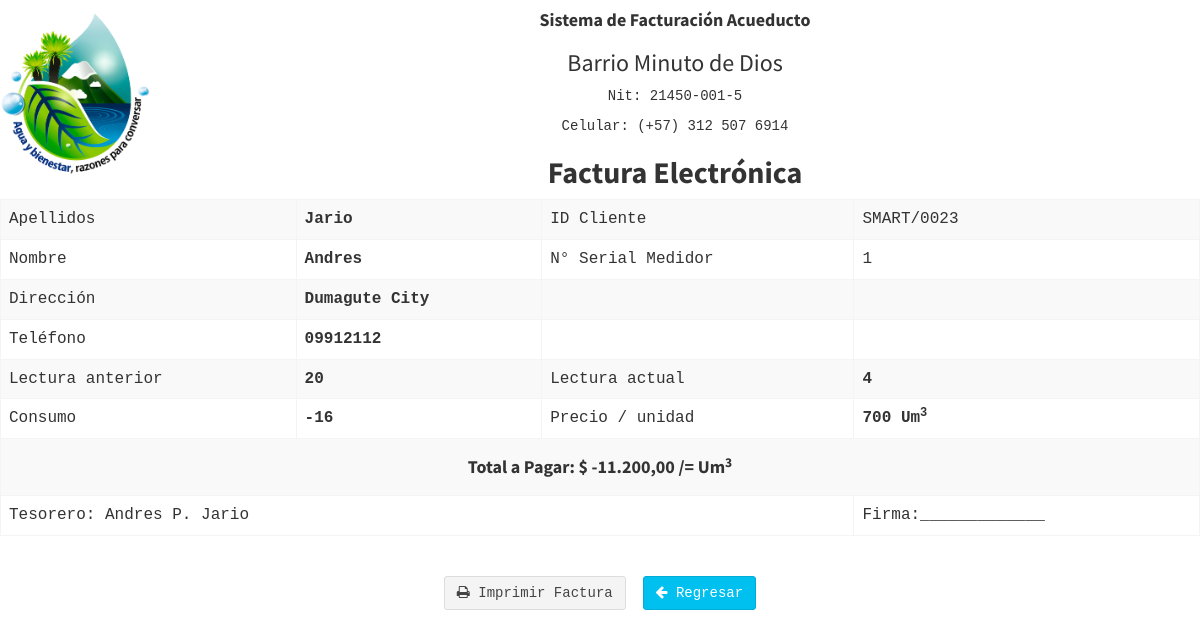
/admin/viewpayment.php?q=000283069174 (signed in), run on the app's committed database.
### tables this page shows
CREATE TABLE `tblclient` (
  `id` int(10) NOT NULL,
  `cnumber` varchar(250) NOT NULL,
  `lname` varchar(60) NOT NULL,
  `fname` varchar(60) NOT NULL,
  `mi` varchar(2) NOT NULL,
  `address` varchar(60) NOT NULL,
  `contact` varchar(15) NOT NULL,
  `created_on` varchar(100) NOT NULL,
  `status` int(11) NOT NULL,
  `meternum` varchar(100) NOT NULL,
  `todate` varchar(100) NOT NULL
);

CREATE TABLE `tblbill` (
  `id` int(10) NOT NULL,
  `cnumber` varchar(20) NOT NULL,
  `prev` varchar(20) NOT NULL,
  `pres` varchar(20) NOT NULL,
  `price` varchar(20) NOT NULL,
  `date` varchar(20) NOT NULL
);

CREATE TABLE `tblclientuser` (
  `id` int(10) NOT NULL,
  `username` varchar(50) NOT NULL,
  `password` varchar(60) NOT NULL,
  `clientID` varchar(60) NOT NULL,
  `acc_status` int(11) NOT NULL,
  `role` varchar(100) NOT NULL,
  `created_on` date NOT NULL,
  `name` varchar(100) NOT NULL
);

### admin/viewpayment.php (the view, shortened to what this page needs)
<?php include "includes/header.php";?>
<?php
$id =$_REQUEST['q'];
$result = mysqli_query($conn,"SELECT * FROM tblbill WHERE cnumber='$id'");
while($row = mysqli_fetch_array($result))
  {
	  $prev=$row['prev'];
	  $cnumber=$row['cnumber'];
	  $pres=$row['pres'];
	  $price=$row['price'];
	  $totalcons=$pres - $prev;
	  $bill=$totalcons * $price;
  }
$result = mysqli_query($conn,"SELECT * FROM tblclient WHERE cnumber  = '$cnumber'");
$test = mysqli_fetch_array($result);
				$id=$test['id'] ;
				$lname= $test['lname'] ;
				$fname=$test['fname'] ;
				$mi=$test['meternum'] ;
				$address=$test['address'] ;
				$contact=$test['contact'] ;
?>
<body style=" background-size:cover; font-family:'Trebuchet MS', Courier;">
<div id="data">
<img src="../images/logo-acueducto.png"  width="150" style="float:left">
<center>
<h4><center><b>Sistema de Facturación Acueducto</b></center></h4>
<h3><p>Barrio Minuto de Dios</p></h3>
<p>Nit: 21450-001-5</p>
<p>Celular: (+57) 312 507 6914</p>
<h2><p><strong>Factura Electrónica</strong></p></h2>
</center>
<div id="context">
<table class="table table-striped table-bordered">
<tr><td>Apellidos</td><td><b><?php echo $lname; ?></b></td><td>ID Cliente</td><td>SMART/00<?php echo $id; ?></td> </tr>
<tr><td>Nombre</td><td><b><?php echo $fname; ?></td><td bordercolor="#000000">N° Serial Medidor</td><td><?php echo $mi; ?></td></tr>
<tr><td>Dirección </td><td><b><?php echo $address; ?></td><td></td><td></td></tr>
<tr><td bordercolor="#000000">Teléfono </td><td><b><?php echo $contact; ?></td> <td></td><td></td></tr>
<tr><td bordercolor="#000000">Lectura anterior</td><td><b> <?php echo $prev;?> </td><td bordercolor="#000000">Lectura actual</td><td><b><?php echo $pres; ?> </td></tr>
<tr><td bordercolor="#000000">Consumo </td><td><b><?php echo $totalcons;?> </td><td bordercolor="#000000">Precio / unidad </td>
<td><b><?php echo $price; ?>&nbsp;Um<sup>3</sup> </td>
</tr>
<tr><td colspan="4"><center><h4><strong>Total a Pagar: </strong><b> &#36; <?php echo number_format($bill,2, ',', '.'); ?><b> /= Um<sup>3</sup></h4></center></td></tr>
<?php
include 'includes/conn.php';
$result = mysqli_query($conn,"SELECT * FROM tblclientuser where id= '".$_SESSION['userid']."'");
while($row = mysqli_fetch_array($result))
  {
  $sessionname=$row['name'];
  }
?>
<tr><td colspan="3">Tesorero: <?php echo $sessionname;?></td><td>Firma:_____________</td></tr>
</table>
</div>
</div>
<br/>
<CENTER>
<button type="button"  class="btn btn-default " onclick="printDiv(data)"><span
class=" fa fa-print"></span>&nbsp;Imprimir Factura</button>&nbsp;
<a href="viewBill.php?q=<?php echo $cnumber;?>">
<button class="btn btn-info"><span class="fa fa-arrow-left"></span>&nbsp;Regresar</button></a></CENTER>
</body>
</html>

### data on the page
tblclient: lname "Jario", id "23", fname "Andres", meternum "1", address "Dumagute City", contact "09912112"
tblbill: prev "20", pres "4", totalcons "-16", price "700", bill "-11.200,00"
tblclientuser: name "Andres P. Jario"
